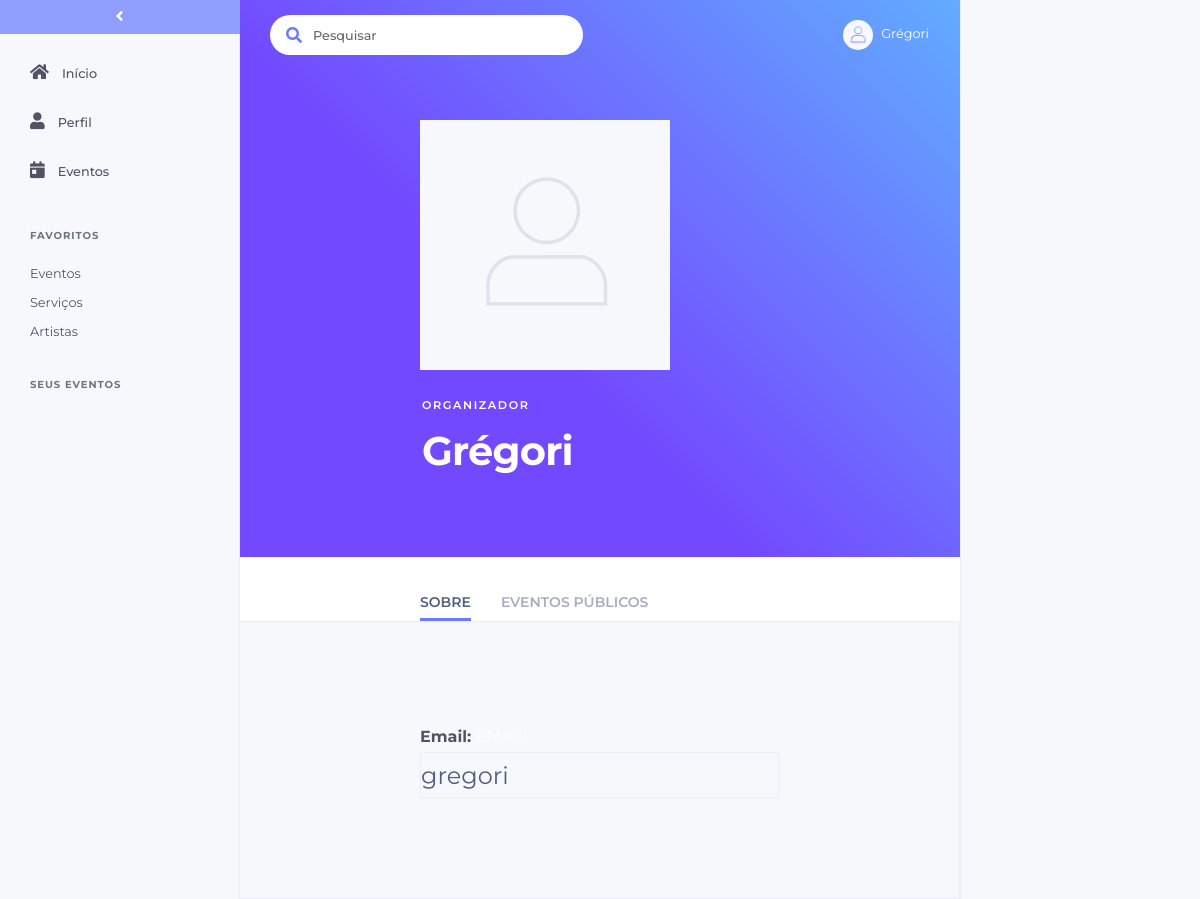
Page /view/perfil_organizador.php?organizador=26 (signed in) on the earlier database version.
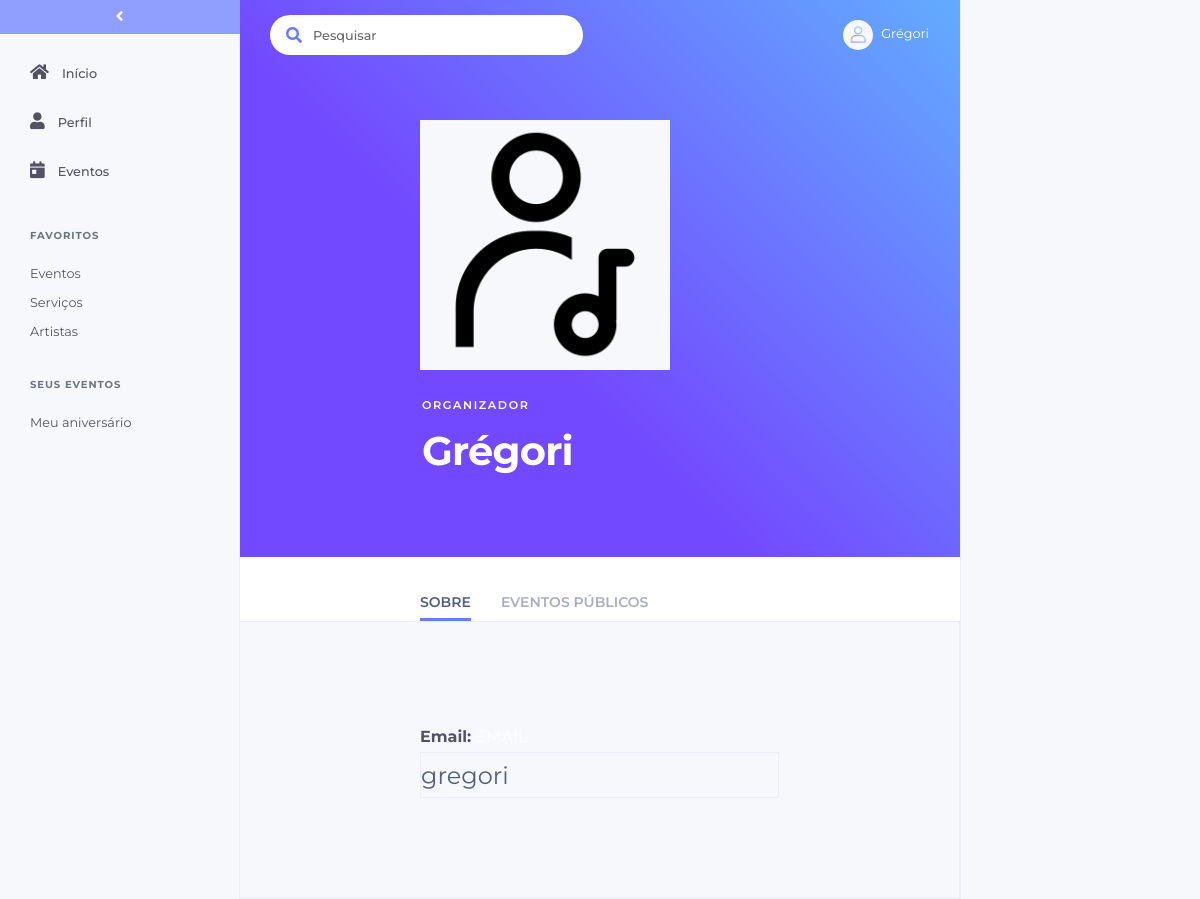
Same page on the later database version.
### tables this page shows
CREATE TABLE `usuario` (
  `id` bigint(20) NOT NULL,
  `nome` varchar(100) NOT NULL,
  `email` varchar(200) NOT NULL,
  `senha` varchar(20) NOT NULL,
  `tipo` char(1) NOT NULL,
  `cnpj` char(14) DEFAULT NULL,
  `telefone` bigint(20) DEFAULT NULL,
  `idCategoria` int(11) DEFAULT NULL,
  `imagem` varchar(200) NOT NULL DEFAULT 'no-image.png'
);

CREATE TABLE `eventos` (
  `id` bigint(20) UNSIGNED NOT NULL,
  `idUsuario` bigint(20) NOT NULL,
  `nome` varchar(191) NOT NULL,
  `descricao` varchar(2000) DEFAULT NULL,
  `idEstabelecimento` int(11) DEFAULT '0',
  `status` int(11) NOT NULL DEFAULT '0',
  `imagem` varchar(2000) NOT NULL DEFAULT 'no-image.png',
  `visitas` int(11) NOT NULL DEFAULT '0'
);

### autoload.php (called while the page is built, shortened)
<?php
function autoload($classe)
{
    $classe = lcfirst($classe);
    $classe2 = lcfirst(substr($classe, 0,8));
    $classe3 = lcfirst(substr($classe, 8));
    $classe4 = lcfirst(substr($classe, 0,6));
    $classe5 = lcfirst(substr($classe, 6));
}

### modelo/database.class.php (called while the page is built, shortened)
<?php
include_once '../autoload.php';
class Database{
    protected static $conn;
    private function __construct()
    {
        try
        {
            self::$conn = new PDO("mysql:host=". Config::HOST_NAME."; dbname=".Config::DATABASE_NAME, Config::DATABASE_USER_NAME, Config::DATABASE_PASSWORD);
            self::$conn->setAttribute(PDO::ATTR_ERRMODE, PDO::ERRMODE_EXCEPTION);
            self::$conn->exec('SET NAMES utf8');
        }
        catch (PDOException $e)
        {
            $email = new Email();
            die("Connection Error: " . $e->getMessage());
        }
    }
    public static function conectar()
    {
        return self::$conn;
    }
}

### controle/controle.organizador.class.php (called while the page is built, shortened)
<?php
class ControleOrganizador extends ControleBase {
    private $organizador;
    public function __construct() {
        $this->organizador = new Organizador();
    }
    public function controleAcao($acao,$param=null,$param2=null){
        switch ($acao) {
            default:
                return parent::controleAcao($acao,$param,$param2);
                break;
        }
    }
    protected function listarUnico($param){
        return $this->organizador->listarUnico($param);
    }
}

### modelo/organizador.class.php (called while the page is built, shortened)
<?php
class Organizador implements ibaseModelo{
    private $nome;
    private $email;
    private $imagem;
    private $conn;
    public function getNome() {
        return $this->nome;
    }
    public function getEmail() {
        return $this->email;
    }
    public function getImagem() {
        return $this->imagem;
    }
    public function __construct() {
        $this->conn = Database::conectar();
    }
    public function listarUnico($id){
        try{
            $query="SELECT id, nome, email, senha, imagem FROM usuario WHERE id=:id";
            $this->stmt= $this->conn->prepare($query);
            $this->stmt->bindValue(':id', $id, PDO::PARAM_INT);
            if($this->stmt->execute()){
                $organizador = $this->stmt->fetchAll(PDO::FETCH_CLASS,"Organizador");
            }
            return $organizador[0];
        } catch(PDOException $e) {
            echo "<div class='alert alert-danger'>".$e->getMessage()."</div>";
            return null;
        }
    }
}

### controle/controle.base.class.php (called while the page is built, shortened)
<?php
abstract class ControleBase {
    public function controleAcao($acao,$param=null, $param2=null) {
        switch ($acao) {
             case "listarTodos":
                return $this->listarTodos($param, $param2);
                break;
            case "listarUnico":
                return $this->listarUnico($param);
                break;
            case "listarRelacionado":
                return $this->listarRelacionado($param);
                break;
        }
    }
}
?>

### controle/controle.evento.class.php (called while the page is built, shortened)
<?php
class ControleEvento extends ControleBase {
    private $evento;
    public function __construct() {
        $this->evento = new Evento();
    }
    public function controleAcao($acao,$param=null,$param2=null){
        switch ($acao) {
            default:
                return parent::controleAcao($acao,$param,$param2);
                break;
        }
    }
    protected function listarTodos($param=null, $param2){
        return $this->evento->listarTodos($param, $param2);
    }
}

### modelo/evento.class.php (called while the page is built, shortened)
<?php
class Evento implements ibaseModelo{
    private $id;
    private $nome;
    private $conn;
    public function getId() {
        return $this->id;
    }
    public function getNome() {
        return $this->nome;
    }
    public function __construct() {
        $this->conn = Database::conectar();
    }
    public function listarTodos($nome=null, $idUsuario){
        try{
            if(!is_null($nome)){
                $query="SELECT id,nome,descricao,idEstabelecimento,status,idUsuario,imagem FROM eventos WHERE idUsuario = :idUsuario AND nome LIKE :nome";
            }else{
                $query="SELECT id,nome,descricao,idEstabelecimento,status,idUsuario,imagem FROM eventos WHERE idUsuario = :idUsuario";
            }
            $this->stmt= $this->conn->prepare($query);
            if(!is_null($nome))$this->stmt->bindValue(':nome', '%'.$nome.'%', PDO::PARAM_STR);
            if(!is_null($idUsuario))$this->stmt->bindValue(':idUsuario', $idUsuario, PDO::PARAM_STR);
            if($this->stmt->execute()){
                $eventos = $this->stmt->fetchAll(PDO::FETCH_CLASS,"Evento");
            }
            return $eventos;
        } catch(PDOException $e) {
            echo "<div class='alert alert-danger'>".$e->getMessage()."</div>";
            return null;
        }
    }
}

### view/perfil_organizador.php (the view, shortened to what the changed rows need)
<?php
    include_once '../autoload.php';
	if($_GET['organizador']){
        $organizadorControle = new ControleOrganizador();
        $organizadorControle->setVisao($_GET);
        $organizadorUnico = $organizadorControle->controleAcao("listarUnico", $_GET["organizador"]);
    }
?>
<!DOCTYPE html>
<html>
<?php
include_once('include/head.php');
?>
<body>
    <div class="wrapper">
        <?php
        include_once('include/sidebar.php');
        ?>
        <div id="page" class="no-padding">
            <div id="background">
            <div style="padding-right: 15vw; padding-left: calc(15vw - 30px);">
            <?php if (!isset($convidado)) { ?>
                <div id="visualizar_imagem">
                    <img style="background-color: #f7f8fc; width: 250px; height: 250px;" id="image" src="img/imagens_organizador/<?= $organizadorUnico->getImagem() ?>"/>
                </div>
            <?php } ?>
            <div class="filtros">
                <div class="filtros-nome">
                    <?php if (!isset($convidado)) {?>
                    <input type="text" id="input-nome" class="form-control form-control-alternative form-edita form-title" placeholder="First name" value="<?= isset($organizadorUnico) ? $organizadorUnico->getNome() : "";?>">
                    <?php } else {
                        if (isset($organizadorUnico)) {
                            echo $organizadorUnico->getNome();
                        } else {
                            echo "";
                        }
                    } ?>
                </div>
            </div>
            <br clear="all">
            </div>
        </div>
            <div id="edicaoEvento">
                <div class="content big-content">
                <b>Email:</b>
                    <?php if (!isset($convidado)) {?>
                        <span style="color: rgba(255, 255, 255, 0.7);">EMAIL</span>
                        <input type="text" id="input-email" class="form-control form-control-alternative form-edita form-title" placeholder="First name" value="<?= isset($organizadorUnico) ? $organizadorUnico->getEmail() : "";?>">
                    <?php } else { ?>
                        <span style="color: rgba(255, 255, 255, 0.7);">EMAIL</span>
                        <span> <?= isset($organizadorUnico) ? $organizadorUnico->getEmail() : '';?></span>
                    <?php } ?>
                </div>
            </div>
    </div>
</div>
</body>
</html>

### view/include/sidebar.php (shortened to what the changed rows need)
<?php
	if (isset($_SESSION['usuario'])) {
		$seusEventosControle = new ControleEvento();
		$seusEventos = array();
		$seusEventos = $seusEventosControle->controleAcao("listarTodos", '', $_SESSION['id']);
	}
?>
<nav id="sidebar">
            <ul class="list-unstyled components">
                <?php
                	if (isset($seusEventos)) {
                		foreach ($seusEventos as $sevs) {
                			$eventoSelecionado = '';
                			echo "<a href='form_evento.php?evento=".$sevs->getId()."' class='sidebar-evento ".$eventoSelecionado."'>
					<div class='paginaAtiva paginaAtiva-menor'></div>
					<li class='li-menor'>
                    	<div>".$sevs->getNome()."</div>
                	</li>
                </a>";
                		}
                	}
                ?>
            </ul>
        </nav>

Differences in the rows shown:
added eventos: nome "Meu aniversário"
changed usuario "Grégori": imagem: picture added in place of a placeholder
